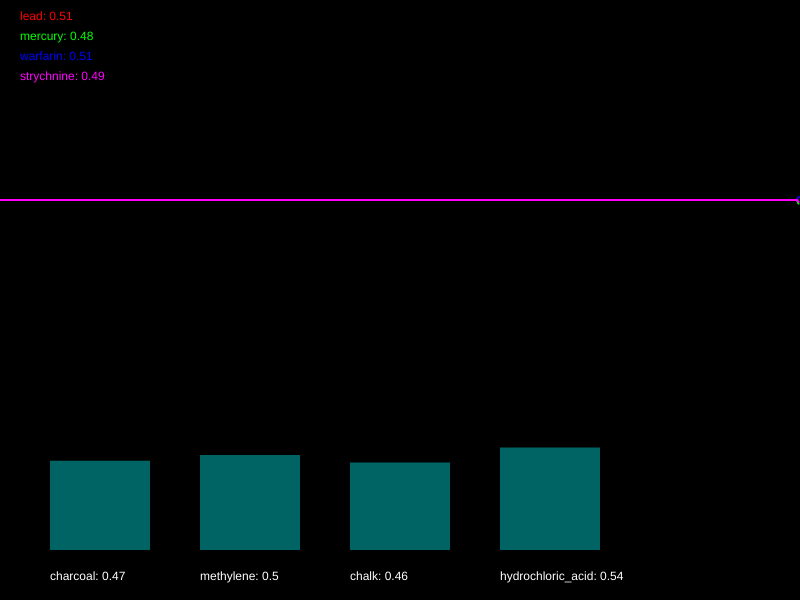
Frame 1 (no input)
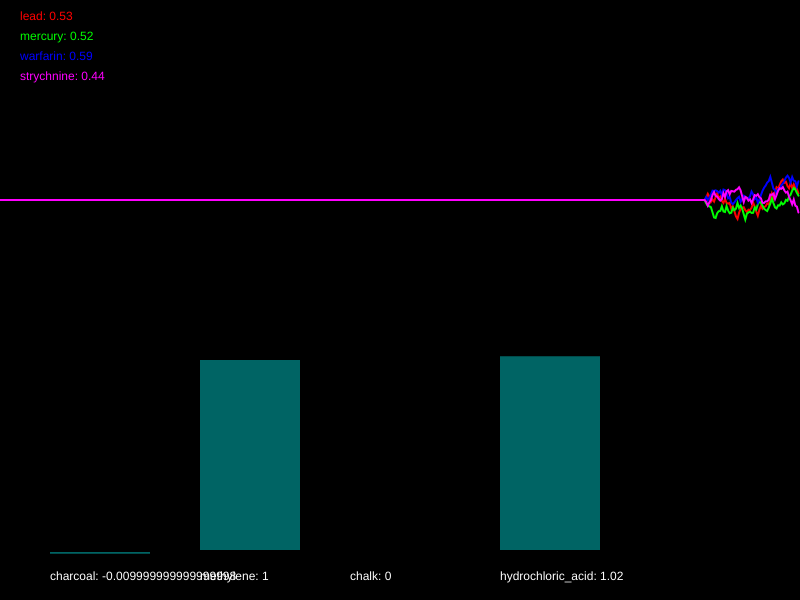
Frame 60 (no input)
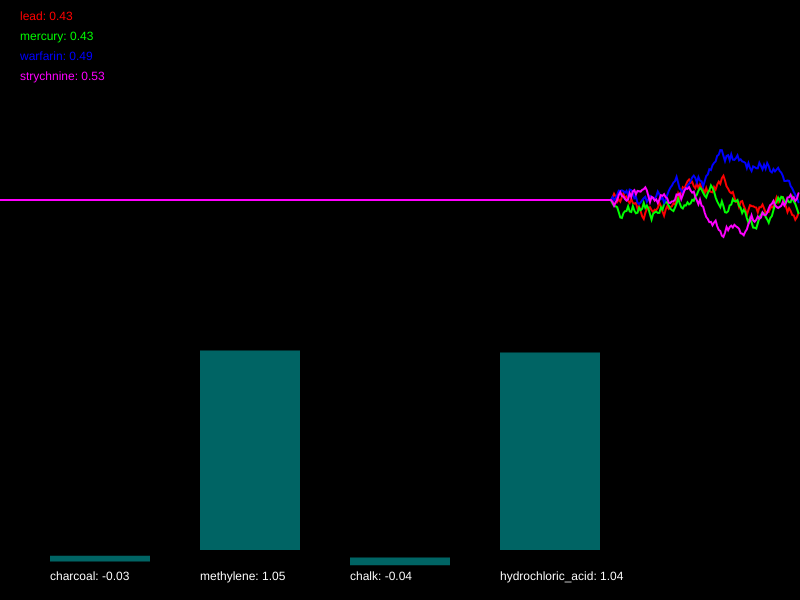
Frame 120 (the mouse pressed at the canvas centre since frame 60)

The p5.js sketch that drew these frames (run headless with seeded random() and noise() and a simulated clock; from frame 60 on, the mouse is pressed at the canvas centre):

// p5.js sketch
// ── sketch.js
/*

Officer: 9737215
CaseNum: 401-1-51664441-9737215

Case 401 - The Case of Norbert's Weiner Stand
Stage 2 - Toxic Burrito

Norbert is at it again. This time he’s set up a burrito stall and is lacing burritos
with his foul toxin. The chaos is spreading. People are dropping like flies and burrito
sales have fallen through the floor. To make matters worse it seems Norbert has cottoned
on to our methods and has upped the complexity of his poison. You’ll find the antidote
harder to develop this time. So kid, head down to the lab and get working.

You must develop the antidote by using conditional statements in the draw loop to
do the following.

	- When warfarin goes above 0.57 or lead goes above 0.41, reduce charcoal by 0.03
	- If mercury goes above 0.52, increment charcoal by 0.02
	- When mercury dips below 0.37, decrease methylene by 0.03
	- When lead dips below 0.47, raise methylene by 0.05
	- When strychnine goes above 0.48, reduce chalk by 0.04
	- If mercury goes above 0.57, try increasing chalk by 0.02
	- If warfarin goes above 0.55, decrease hydrochloric_acid by 0.02
	- If lead goes above 0.28 or strychnine dips below 0.68, try increasing hydrochloric_acid by 0.04


Your conditional statements should:

consider the following poisons:

	- lead
	- mercury
	- warfarin
	- strychnine


and modify the following antidotes:

	- charcoal
	- methylene
	- chalk
	- hydrochloric_acid


- There are many ways to complete this task but you should only use the
following commands:

	if(){}
	+=
	-=

*/

//Declare the poison variables
var lead;
var mercury;
var warfarin;
var strychnine;


//Declare the antidote variables
var charcoal;
var methylene;
var chalk;
var hydrochloric_acid;


//This variable is used for drawing the graph
var graphs;


function setup() {

	createCanvas(800, 600);
	strokeWeight(2);

	//initialise the poisons and antidotes
	lead = 0.5;
	mercury = 0.5;
	warfarin = 0.5;
	strychnine = 0.5;
	charcoal = 0.5;
	methylene = 0.5;
	chalk = 0.5;
	hydrochloric_acid = 0.5;


	//fills the graph with empty values
	graphs = [];

	for (var i = 0; i < 4; i++) {
		graphs.push([]);
		for (var j = 0; j < 512; j++) {
			graphs[i].push(0.5);
		}
	}

}

function draw() {

	//Develop the antidote below
	//Write conditional statements to change the amount of each substance ...




	//////////////////////////////////////////////////////

	//the code below generates new values using random numbers

	/*
		For testing, you might want to temporarily comment out
		these lines and set the same variables to constant values
		instead.
	*/

	lead = nextValue(graphs[0], lead);
	mercury = nextValue(graphs[1], mercury);
	warfarin = nextValue(graphs[2], warfarin);
	strychnine = nextValue(graphs[3], strychnine);


	charcoal = constrain(charcoal, 0, 1);
	methylene = constrain(methylene, 0, 1);
	chalk = constrain(chalk, 0, 1);
	hydrochloric_acid = constrain(hydrochloric_acid, 0, 1);

	// - When warfarin goes above 0.57 or lead goes above 0.41, reduce charcoal by 0.03
	if(warfarin > 0.57 || lead > 0.41){
		charcoal -= 0.03;
	}
	// - If warfarin goes above 0.55, decrease hydrochloric_acid by 0.02
	if(warfarin > 0.55){
		hydrochloric_acid -= 0.02;
	}
	// - If mercury goes above 0.52, increment charcoal by 0.02
	if(mercury > 0.52){
		charcoal += 0.02;
	}
	// - When mercury dips below 0.37, decrease methylene by 0.03
	if(mercury < 0.37)
	{
		methylene -= 0.03;
	}
	// - If mercury goes above 0.57, try increasing chalk by 0.02
	if(mercury > 0.57){
		chalk += 0.02;
	}
	// - When lead dips below 0.47, raise methylene by 0.05
	if(lead < 0.47)
	{
		methylene += 0.05;
	}
	// - When strychnine goes above 0.48, reduce chalk by 0.04
	if(strychnine > 0.48){
		chalk -= 0.04;
	}
	// - If lead goes above 0.28 or strychnine dips below 0.68, try increasing hydrochloric_acid by 0.04
	if(lead > 0.28 || strychnine < 0.68){
		hydrochloric_acid += 0.04;
	}

	///////// DO NOT CHANGE THE CODE BELOW ///////////

	//drawing code

	// set background
	background(0);
	noFill();

	//draw the graphs for the vitals
	var colors = [
		color(255, 0, 0),
		color(0, 255, 0),
		color(0, 0, 255),
		color(255, 0, 255),
		color(255, 255, 0),
		color(0, 255, 255)
	];

	for (var i = 0; i < graphs.length; i++) {
		stroke(colors[i]);
		drawGraph(graphs[i]);
	}

	//draw the poisons as text
	noStroke();
	fill(colors[0]);
	text('lead: ' + nf(lead, 1, 2), 20, 20);
	fill(colors[1]);
	text('mercury: ' + nf(mercury, 1, 2), 20, 40);
	fill(colors[2]);
	text('warfarin: ' + nf(warfarin, 1, 2), 20, 60);
	fill(colors[3]);
	text('strychnine: ' + nf(strychnine, 1, 2), 20, 80);


	//draw the antidotes bar chart
	drawBar(charcoal, 50, 'charcoal');
	drawBar(methylene, 200, 'methylene');
	drawBar(chalk, 350, 'chalk');
	drawBar(hydrochloric_acid, 500, 'hydrochloric_acid');


}

function nextValue(graph, val) {
	//gets the next value for a vital and puts it in an array for drawing
	var delta = random(-0.03, 0.03);

	val += delta;
	if (val > 1 || val < 0) {
		delta *= -1;
		val += delta * 2;
	}

	graph.push(val)
	graph.shift();
	return val;
}

function drawGraph(graph) {
	//draws an array as a graph
	beginShape();
	for (var i = 0; i < graph.length; i++) {
		vertex(width * i / 512, height * 0.5 - graph[i] * height / 3)
	}
	endShape();
}


function drawBar(val, x, name) {
	//draws the bars for bar chart
	noStroke();
	fill(0, 100, 100);
	var mh = height * 0.4 - 50;
	rect(x, (height - 50) - val * mh, 100, val * mh);
	fill(255);
	text(name + ": " + val, x, height - 20);
}
